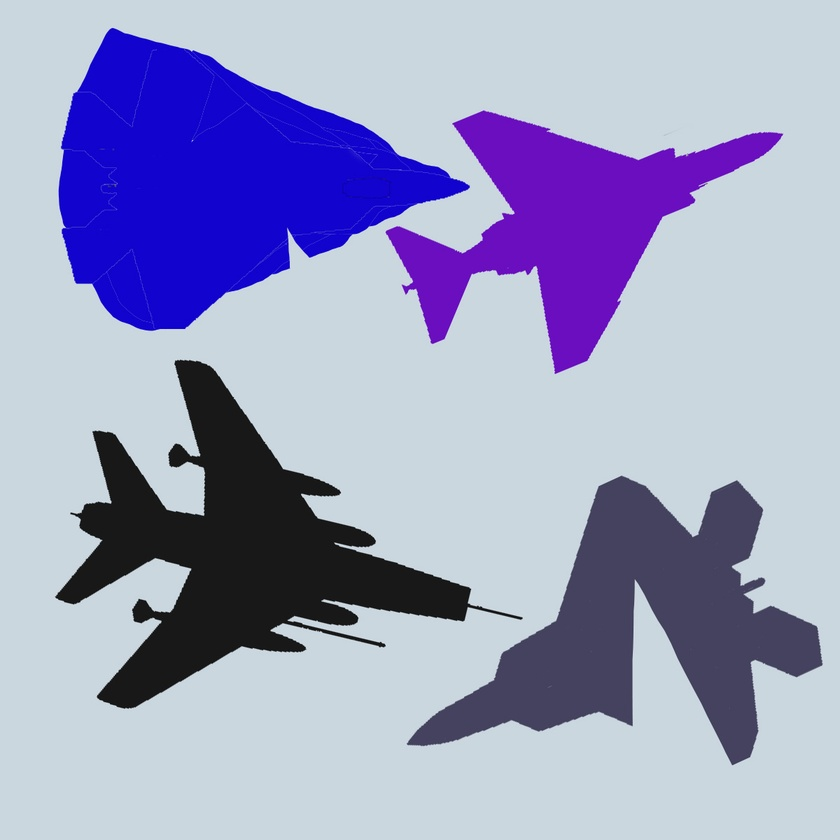
#> input picture images/jets-with-cutout.jpg, 840 x 840 px, shrunk from 1200 x 1200 before the run
$ python detect_nonconvex_shapes.py
#> lines starting #> are read from the running program, lines starting #| are printed output that depends on the picture; after the words box and inside, x2 and y2 are one past the last pixel; in counts of white or black regions, pixels touching at a corner belong together
#> further down, img is the input picture: shape (840, 840, 3); mean B, G, R 195.4, 158.1, 155.8
# detect_nonconvex_shapes.py
# detect shapes with cutouts in them (non-convex shape)
# 7/14/22

import cv2


# input is a color image
def get_contours(img):
    img_gray = cv2.cvtColor(img, cv2.COLOR_BGR2GRAY)
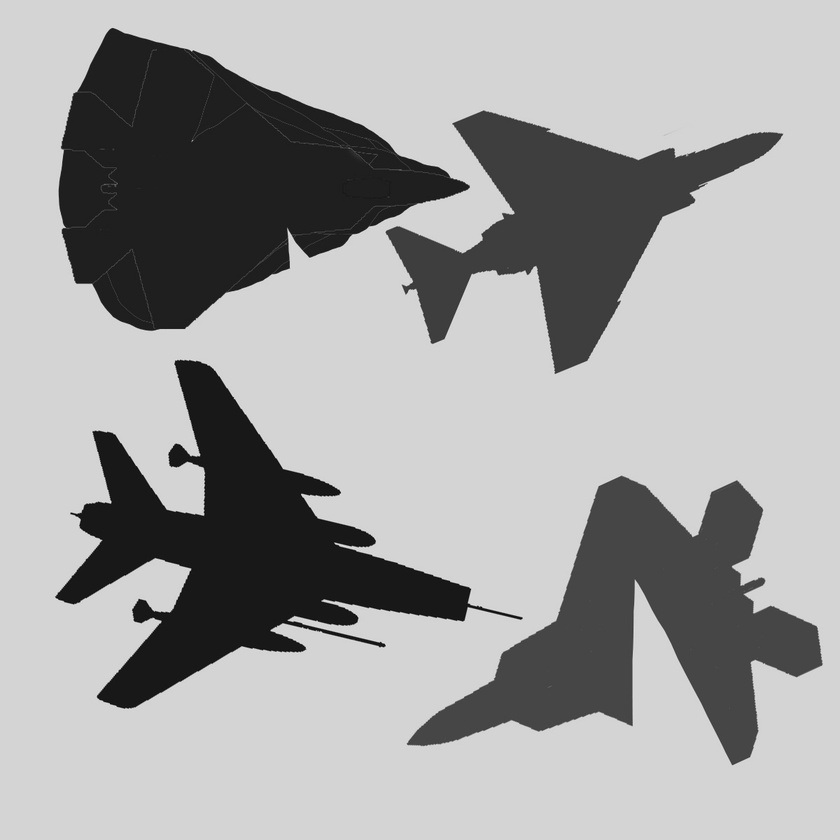
#> img_gray: shape (840, 840); min 2, max 236, mean 161.6
    # threshold the image
    ret, thresh = cv2.threshold(img_gray, 127, 255, 0)
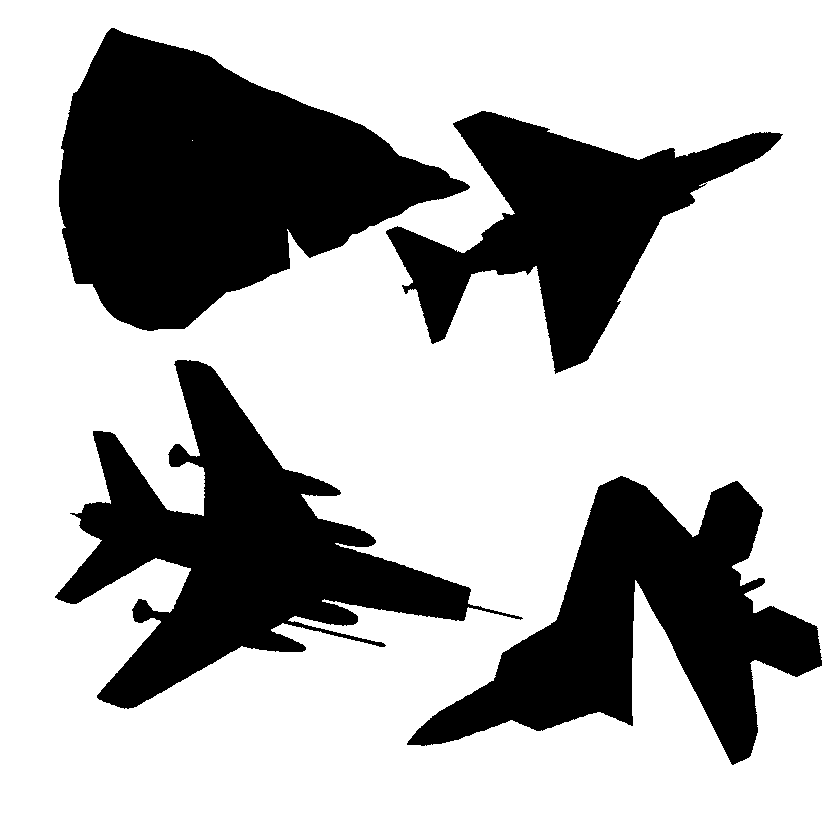
#> thresh: shape (840, 840); 70% white; 4 black regions
    # find the contours
    contours, hierarchy = cv2.findContours(thresh, 2, 1)    # what are these parameters?
#> contours = 7 contours, 2 with area under 20; largest, box (x1, y1, x2, y2) and area: (0, 0, 840, 840) 703921, (58, 27, 471, 332) 70216, (54, 359, 524, 710) 55306, (406, 475, 823, 766) 49629, (385, 110, 784, 375) 39472
    return contours


if __name__ == '__main__':
    img = cv2.imread('./images/jets-with-cutout.jpg')   # replace photo

    # iterate over etracted contours
    for contour in get_contours(img):
        orig_contour = contour
        # as you lower the multiplier, the contour outline follows original image more closely
        epsilon = 0.01 * cv2.arcLength(contour, True)
        contour = cv2.approxPolyDP(contour, epsilon, True)

        # extract convex hull from the contour
        hull = cv2.convexHull(contour, returnPoints=False)

        # extract convexity defects from the above hull
        defects = cv2.convexityDefects(contour, hull)

        if defects is None:
            continue

        # draw lines and circles to show the defects
        for i in range(defects.shape[0]):
            start_defect, end_defect, far_defect, _ = defects[i, 0]
            start = tuple(contour[start_defect][0])
            end = tuple(contour[end_defect][0])
            far = tuple(contour[far_defect][0])
            cv2.circle(img, far, 8, [0, 255, 0],-1)
            cv2.drawContours(img, [contour], -1, (0, 0, 255), 3)
#> this loop made 7 passes
#> (epsilon, hull) on passes 3, 4, 6: (17.74, [0, 4, 5, 7, 8, 11, 13, 16]), (26.51, [0, 4, 9, 16, 21, 23]), (15.54, [0, 3, 5, 7, 8, 11])
#> (orig_contour, epsilon, hull) on passes 1, 5: ([[192, 140]], 0, [0]), ([[705, 183], [706, 182], [707, 183], [706, 184]], 0.0566, [0, 1, 2, 3])
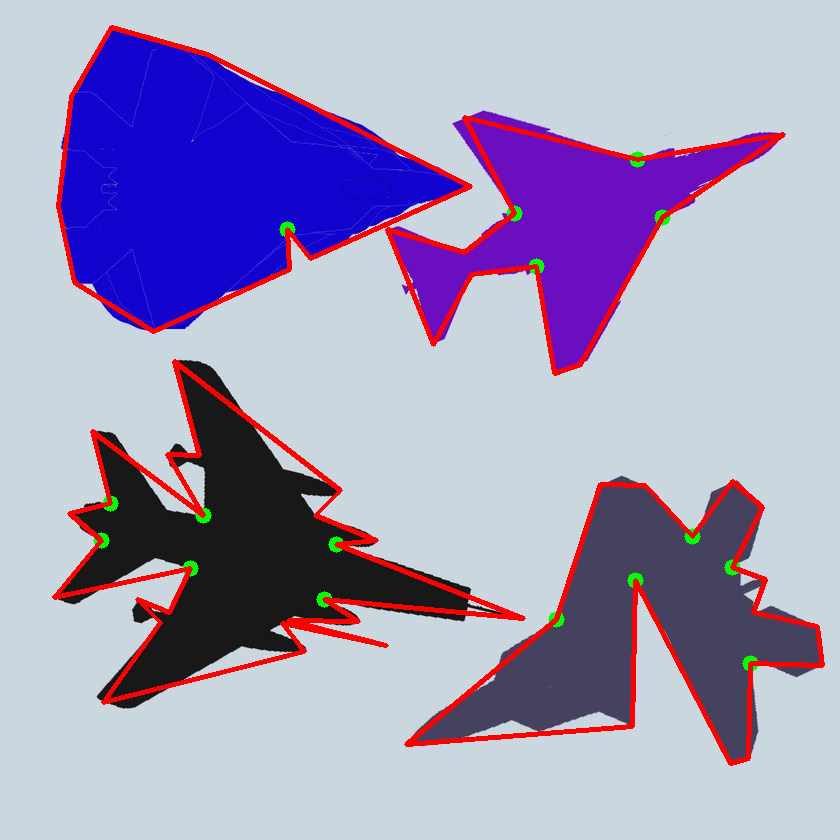
#> img: shape (840, 840, 3); 4.58% of pixels changed, all inside (x1, y1, x2, y2) = (52, 25, 825, 766)

    cv2.imshow('Convexity Defects', img)
    cv2.waitKey(0)
    cv2.destroyAllWindows()
